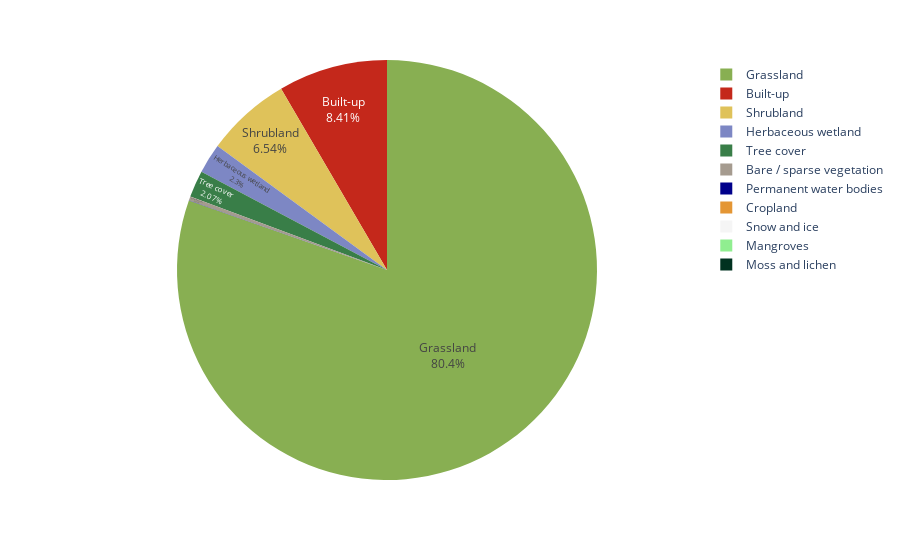

The code cell stored with this chart in its notebook:
### Markdown cell above
Land Cover

### Code cell
lc_stats()

### Figure 1 — Plotly figure (JSON) as saved in the notebook; plotly's stock layout.template omitted (floating-point values rounded to 4 significant figures)
{"data": [{"customdata": [["Tree cover"], ["Shrubland"], ["Grassland"], ["Cropland"], ["Built-up"], ["Bare / sparse vegetation"], ["Snow and ice"], ["Permanent water bodies"], ["Herbaceous wetland"], ["Mangroves"], ["Moss and lichen"]], "domain": {"x": [0, 1], "y": [0, 1]}, "hovertemplate": "Land Cover Type=%{customdata[0]}<br>Pixel Count=%{value}<extra></extra>", "labels": ["Tree cover", "Shrubland", "Grassland", "Cropland", "Built-up", "Bare / sparse vegetation", "Snow and ice", "Permanent water bodies", "Herbaceous wetland", "Mangroves", "Moss and lichen"], "legendgroup": "", "marker": {"colors": ["#397e48", "#dfc25a", "#88af52", "#e49634", "#c4281b", "#a59b8f", "#F5F5F5", "#00008b", "#7d87c4", "#90EE90", "#013220"]}, "name": "", "showlegend": true, "textinfo": "percent+label", "textposition": "inside", "type": "pie", "values": [5926.0, 18760.0, 230500.0, 3, 24140.0, 870.5, 0, 17.86, 6586.0, 0, 0]}], "layout": {"legend": {"tracegroupgap": 0}, "margin": {"t": 60}}}
